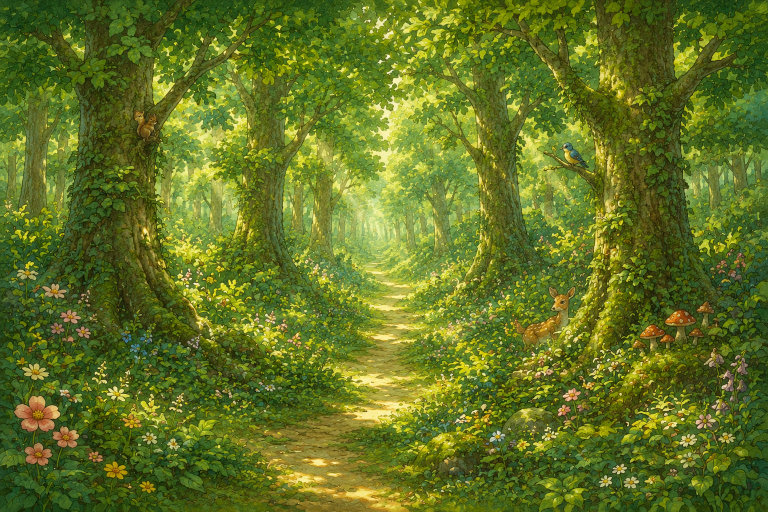
#> input picture src/img/bg_forest.png, 1536 x 1024 px (shown at 1/2 size); its folder holds 8 pictures in this run
$ python create_composites.py
#> lines starting #> are read from the running program, lines starting #| are printed output that depends on the picture
"""
絵本ページ用の合成参照画像を作成する。
bg_forest.png スタイルの背景 + キャラスプライトを重ねて
flux-1.1-pro-ultra の image_prompt に渡すための素材を生成。
"""
from PIL import Image
import os, sys

BASE = os.path.join(os.path.dirname(__file__), '..', 'src', 'img')
OUT  = os.path.join(os.path.dirname(__file__), 'composites')
os.makedirs(OUT, exist_ok=True)

# ── 画像読み込み ───────────────────────────────────────────────────────
def load(name):
#> called with name = 'bg_forest.png'
    return Image.open(os.path.join(BASE, name)).convert('RGBA')

bg_forest  = load('bg_forest.png')   # 1536x1024  (横長)
bg_morning = load('bg_morning.png')
#> call 2 of load, with name = 'bg_morning.png'
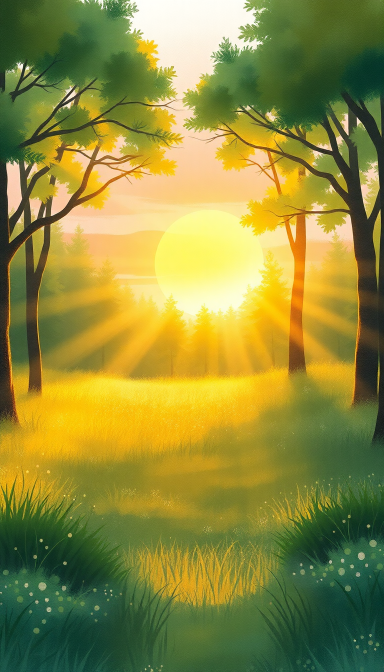
#> input picture src/img/bg_morning.png, 768 x 1344 px (shown at 1/2 size)
bg_flower  = load('bg_flower.png')
#> call 3 of load, with name = 'bg_flower.png'
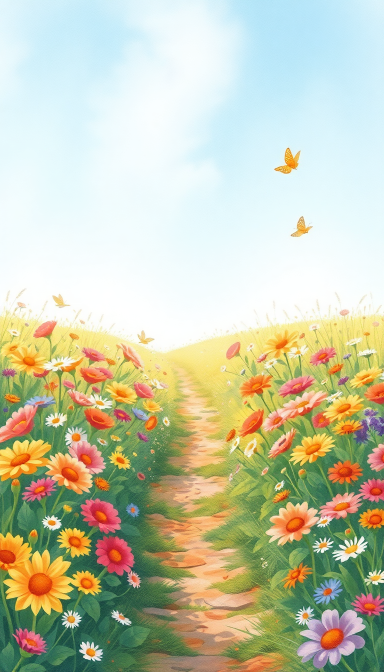
#> input picture src/img/bg_flower.png, 768 x 1344 px (shown at 1/2 size)

riku   = load('riku.png')    # 147x232
#> call 4 of load, with name = 'riku.png'
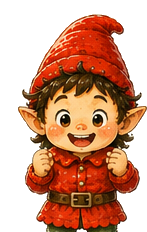
#> input picture src/img/riku.png, 147 x 232 px
#> in load, returned value is the input picture: PIL image 147x232 RGBA; mean R, G, B, A 97.9, 47.3, 23.6, 146.7
#> (the run stopped early here; a loop or call above may not have finished)
